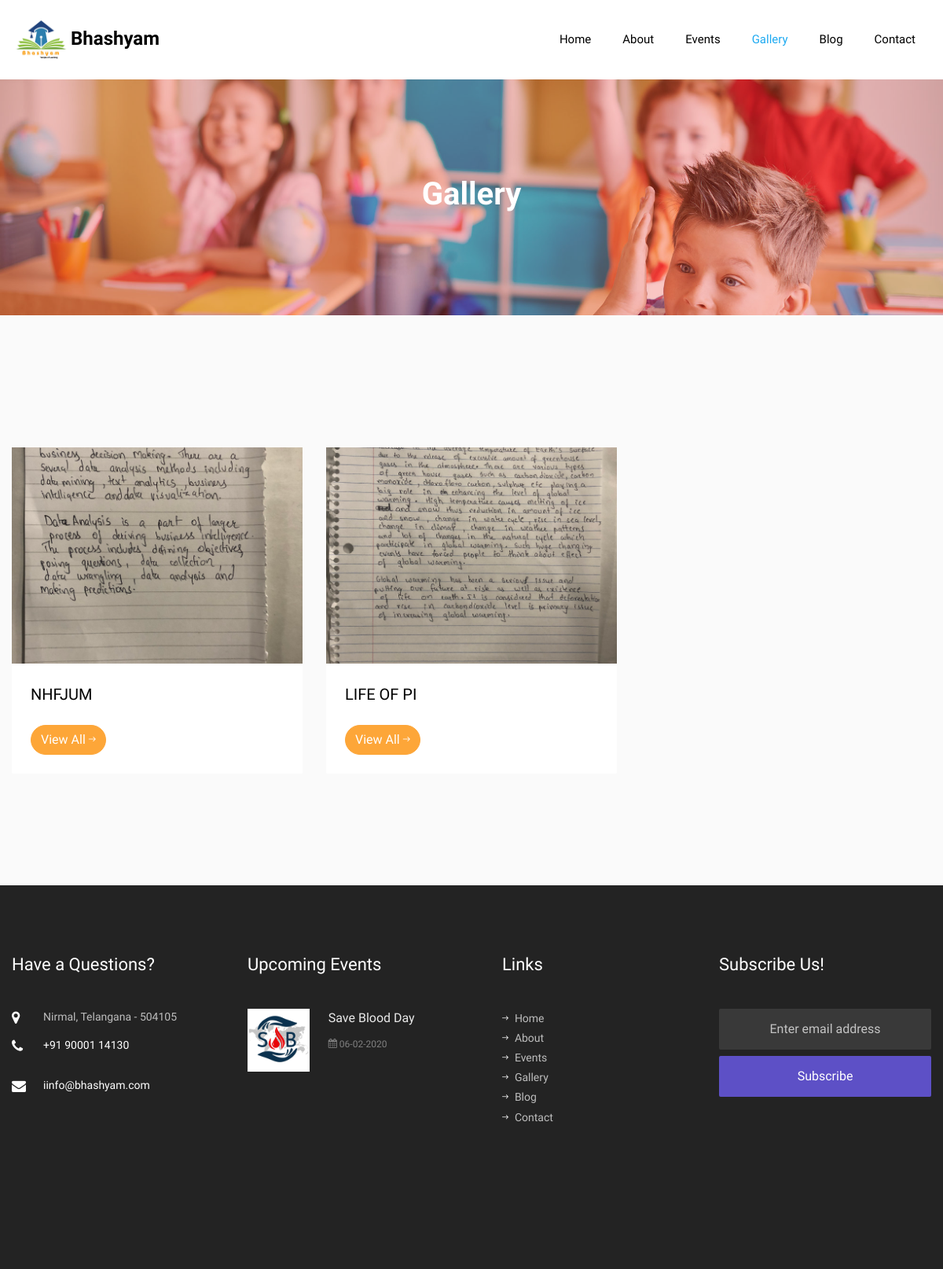
The page /gallery on the database its author committed.
### school/models.py (models this page shows)
class contact_us(models.Model):
    address=models.TextField(max_length=100000)
    mobile_number=models.CharField(max_length=264)
    email=models.CharField(max_length=264)
    class Meta:
        verbose_name_plural = "Contact_Us"

class events(models.Model):
    name=models.CharField(max_length=264)
    details=models.TextField()
    date=models.DateField()
    image=models.ImageField(upload_to=rename_event)
    class Meta:
        verbose_name_plural = "Events"

### school/views.py (the view)
# urls.py: path('gallery',views.gallery),
def gallery(request):
    grouplist=[]
    obj=groups.objects.all()
    for i in obj:
        a=[]
        a.append(i.group_name.upper())
        print(a)
        try:
            obj1=group_images.objects.filter(group_name=i)
            a.append("/media/"+str(obj1[0].image))
            a.append("/gallery/"+i.group_name.replace(" ","_"))
            grouplist.append(a)
        except Exception as e:
            print(e)
            continue
    print(grouplist)
    obj=events.objects.filter(date__gte=datetime.datetime.now()).order_by('date')
    eves=[]
    ct=0
    for i in obj:
        a=[]
        a.append(i.name)
        x=str(i.date)
        x=x.split('-')
        x=x[2]+'-'+x[1]+'-'+x[0]
        a.append(x)
        img="/media/"+str(i.image)
        a.append(img)
        x=i.name
        x=x.replace(' ','_')
        x="/events/"+x
        a.append(x)
        eves.append(a)
        ct+=1
        if ct==2:
            break
    con=[]
    obj=contact_us.objects.all()
    ctt=0
    for i in obj:
        con.append(i.address)
        con.append(i.mobile_number)
        con.append(i.email)
        break
    return render(request,"gallery.html",context={'grouplist':grouplist,'no_of_events':ct,'events':eves,'contact':con})

### Templates/gallery.html (shortened to what this page needs)
{% load static %}
<!DOCTYPE html>
<html lang="en">
  <head>
    <link rel="stylesheet" href="{% static 'css/open-iconic-bootstrap.min.css' %}">
    <link rel="stylesheet" href="{% static 'css/animate.css' %}">
    <link rel="stylesheet" href="{% static 'css/owl.carousel.min.css' %}">
    <link rel="stylesheet" href="{% static 'css/owl.theme.default.min.css' %}">
    <link rel="stylesheet" href="{% static 'css/magnific-popup.css' %}">
    <link rel="stylesheet" href="{% static 'css/aos.css' %}">
    <link rel="stylesheet" href="{% static 'css/ionicons.min.css' %}">
    <link rel="stylesheet" href="{% static 'css/flaticon.css' %}">
    <link rel="stylesheet" href="{% static 'css/icomoon.css' %}">
    <link rel="stylesheet" href="{% static 'css/style.css' %}">
  </head>
  <body>
    <nav class="navbar navbar-expand-lg navbar-dark bg-dark ftco_navbar ftco-navbar-light" id="ftco-navbar">
	    <div class="container d-flex align-items-center">
	    	<a class="navbar-brand" href="">  <img src="{% static 'images/logo.jpeg' %}" width="75">Bhashyam</a>
	      <div class="collapse navbar-collapse" id="ftco-nav">
	        <ul class="navbar-nav ml-auto">
            <li class="nav-item"><a href="/" class="nav-link">Home</a></li>
	        	<li class="nav-item"><a href="/about" class="nav-link">About</a></li>
	        	<li class="nav-item"><a href="/events" class="nav-link">Events</a></li>
	        	<li class="nav-item active"><a href="/gallery" class="nav-link">Gallery</a></li>
	        	<li class="nav-item"><a href="/blog" class="nav-link">Blog</a></li>
	          <li class="nav-item"><a href="/contact" class="nav-link">Contact</a></li>
	        </ul>
	      </div>
	    </div>
	  </nav>
    <section class="hero-wrap hero-wrap-2" style="background-image: url({% static 'images/bg_2.jpg' %});">
        <div class="overlay"></div>
        <div class="container">
          <div class="row no-gutters slider-text align-items-center justify-content-center">
            <div class="col-md-9 ftco-animate text-center">
              <h1 class="mb-2 bread">Gallery</h1>
            </div>
          </div>
        </div>
      </section>
      <section class="ftco-section bg-light">
        <div class="container">
            <div class="row justify-content-center mb-5 pb-2">
    </div>
    <div class="row">
    {% for i in grouplist %}
      <div class="col-md-5 col-lg-4 ftco-animate">
        <div class="blog-entry">
            <a href="{{i.2}}" class="block-20 d-flex align-items-end" style="background-image: url({{i.1}});">
            </a>
          <div class="text bg-white p-4">
            <h3 class="heading"><a href="{{i.2}}">{{i.0}}
            </a></h3>
            <div class="d-flex align-items-center mt-4">
                <p class="mb-0"><a href="{{i.2}}" class="btn btn-secondary">View All <span class="ion-ios-arrow-round-forward"></span></a></p>
            </div>
          </div>
        </div>
      </div>
      {% endfor %}
    </div>
        </div>
    </section>
    <footer class="ftco-footer ftco-bg-dark ftco-section">
        <div class="container">
          <div class="row mb-5">
            <div class="col-md-6 col-lg-3">
              <div class="ftco-footer-widget mb-5">
                  <h2 class="ftco-heading-2">Have a Questions?</h2>
                  <div class="block-23 mb-3">
                    <ul>
                      <li><span class="icon icon-map-marker"></span><span class="text">{{contact.0}}</span></li>
    	                <li><a href="tel:{{contact.1}}"><span class="icon icon-phone"></span><span class="text">{{contact.1}}</span></a></li>
    	                <li><a href="mailto:{{contact.2}}"><span class="icon icon-envelope"></span><span class="text">i{{contact.2}}</span></a></li>
                    </ul>
                  </div>
              </div>
            </div>
            <div class="col-md-6 col-lg-3">
              <div class="ftco-footer-widget mb-5">
                <h2 class="ftco-heading-2">Upcoming Events</h2>
                {% for i in events %}
                <div class="block-21 mb-5 d-flex">
                  <a href="{{i.3}}" class="blog-img mr-4" style="background-image: url({{i.2}});"></a>
                  <div class="text">
                    <h3 class="heading"><a href="{{i.3}}">{{i.0}}</a></h3>
                    <div class="meta">
                      <div><a href="{{i.3}}"><span class="icon-calendar"></span>&nbsp;{{i.1}}</a></div>
                    </div>
                  </div>
                </div>
                {% endfor %}
              </div>
            </div>
            <div class="col-md-6 col-lg-3">
              <div class="ftco-footer-widget mb-5 ml-md-4">
                <h2 class="ftco-heading-2">Links</h2>
                <ul class="list-unstyled">
                  <li><a href="/"><span class="ion-ios-arrow-round-forward mr-2"></span>Home</a></li>
                  <li><a href="/about"><span class="ion-ios-arrow-round-forward mr-2"></span>About</a></li>
                  <li><a href="/events"><span class="ion-ios-arrow-round-forward mr-2"></span>Events</a></li>
                  <li><a href="/gallery"><span class="ion-ios-arrow-round-forward mr-2"></span>Gallery</a></li>
                  <li><a href="/blog"><span class="ion-ios-arrow-round-forward mr-2"></span>Blog</a></li>
                  <li><a href="/contact"><span class="ion-ios-arrow-round-forward mr-2"></span>Contact</a></li>
                </ul>
              </div>
            </div>
            <div class="col-md-6 col-lg-3">
              <div class="ftco-footer-widget mb-5">
                  <h2 class="ftco-heading-2">Subscribe Us!</h2>
                <form action="#" class="subscribe-form">
                  <div class="form-group">
                    <input type="text" class="form-control mb-2 text-center" placeholder="Enter email address">
                    <input type="submit" value="Subscribe" class="form-control submit px-3">
                  </div>
                </form>
              </div>
            </div>
          </div>
        </div>
      </footer>
  </body>
</html>

### static/css/icomoon.css (style rules this page uses)
[class^="icon-"], [class*=" icon-"] { font-family: 'icomoon' !important; speak: none; font-style: normal; font-weight: normal; font-variant: normal; text-transform: none; line-height: 1; -webkit-font-smoothing: antialiased; -moz-osx-font-smoothing: grayscale; }
.icon-map-marker:before { content: "\f041"; }
.icon-calendar:before { content: "\f073"; }
.icon-phone:before { content: "\f095"; }
.icon-envelope:before { content: "\f0e0"; }

### rows shown on the page
contact_us: address "Nirmal, Telangana - 504105", mobile_number "+91 90001 14130", email "info@bhashyam.com"
events: name "Save Blood Day"

### other values the page prints
{{ i.0 }} "NHFJUM" "LIFE OF PI"
{{ i.1 }} "06-02-2020"
